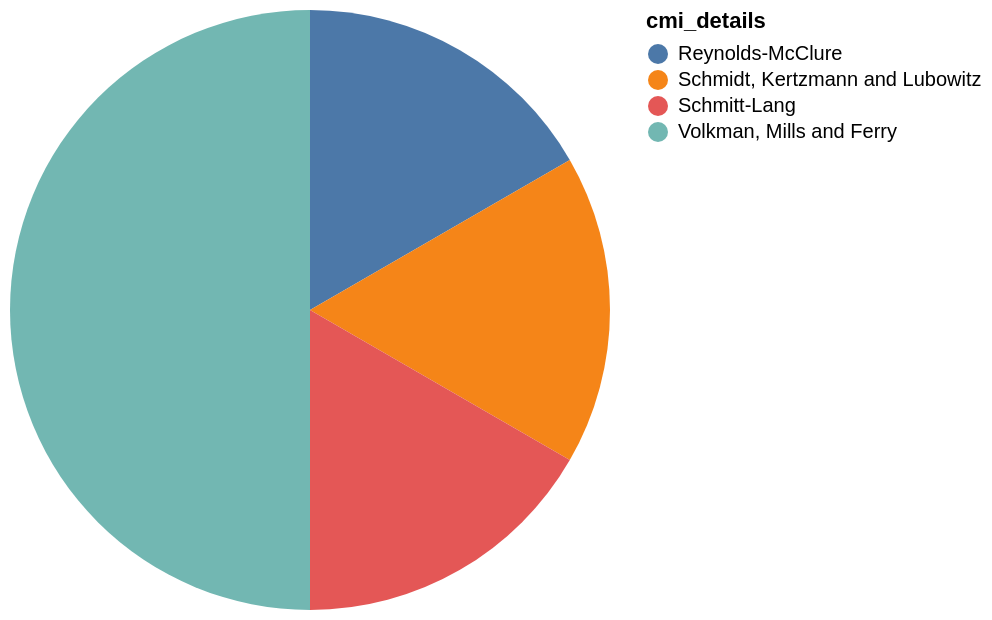

Write the Vega-Lite specification saved for this chart.
### Vega-Lite specification from a JSON file in a GitHub repository (floating-point values rounded to 4 significant figures)
{"data": {"values": [{"x_data": "Reynolds-McClure", "y_data": 1}, {"x_data": "Schmidt, Kertzmann and Lubowitz", "y_data": 1}, {"x_data": "Schmitt-Lang", "y_data": 1}, {"x_data": "Volkman, Mills and Ferry", "y_data": 3}]}, "mark": "arc", "encoding": {"theta": {"field": "y_data", "type": "quantitative", "title": "COUNT(cmi_details)"}, "color": {"field": "x_data", "type": "nominal", "title": "cmi_details"}}}
